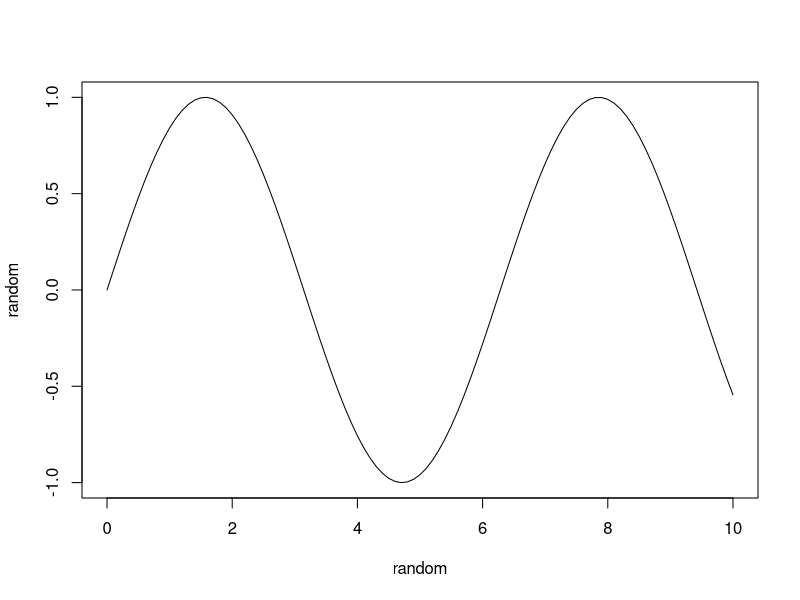

The R source for this figure:
## ---- chunk 1
knitr::opts_chunk$set(echo = TRUE)
## ---- chunk 2

t=seq(0,10,0.1)

y=sin(t)
plot(t,y,type="l", xlab="random", ylab="random")

